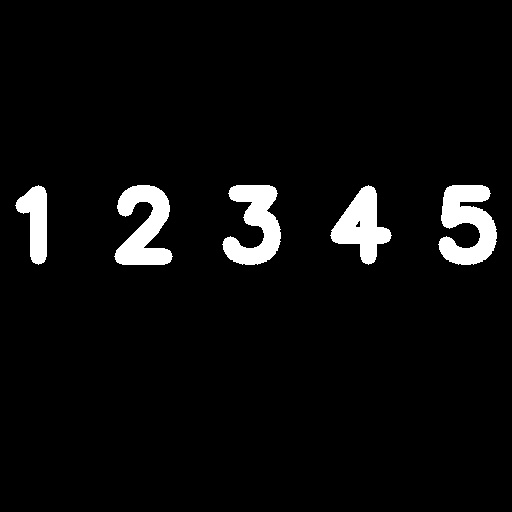
#> input picture Temel Islemler/yazi.jpg, 512 x 512 px
$ python 'Corner Detection (Kose Tespiti).py'
#> lines starting #> are read from the running program, lines starting #| are printed output that depends on the picture; after the words box and inside, x2 and y2 are one past the last pixel; in counts of white or black regions, pixels touching at a corner belong together
import cv2
import numpy as np


img = cv2.imread("yazi.jpg")
#> img is the input picture: shape (512, 512, 3); min 0, max 255, mean 12.1

img1 = cv2.cvtColor(img,cv2.COLOR_BGR2GRAY)
img1 = np.float32(img1)

koseler = cv2.goodFeaturesToTrack(img1,100,0.01,10)
#> koseler = 82 rows, first 8: [268, 210], [356, 226], [251, 202], [29, 212], [460, 206], [359, 244], [377, 226], [377, 244]


koseler = np.int0(koseler)

for corner in koseler:
    x,y = corner.ravel()
    cv2.circle(img,(x,y),3,(0,0,255),-1)
#> this loop made 82 passes
#> (x, y) on passes 1 to 12: (268, 210), (356, 226), (251, 202), (29, 212), (460, 206), (359, 244), (377, 226), (377, 244), (144, 247), (449, 261), (233, 261), (482, 261)
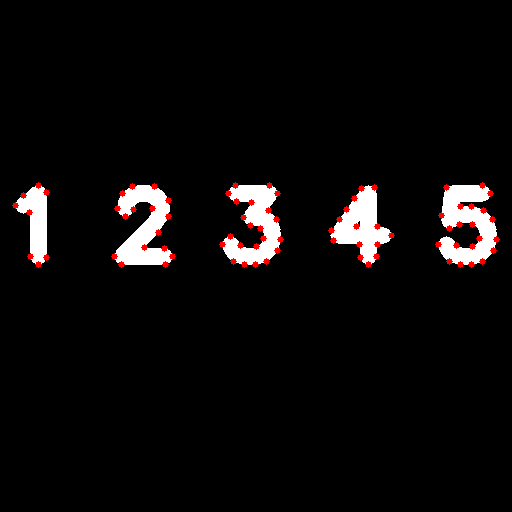
#> img: shape (512, 512, 3); 0.91% of pixels changed, all inside (x1, y1, x2, y2) = (12, 182, 500, 268)

cv2.imshow("Pencere",img)
cv2.waitKey(0)
cv2.destroyAllWindows()
